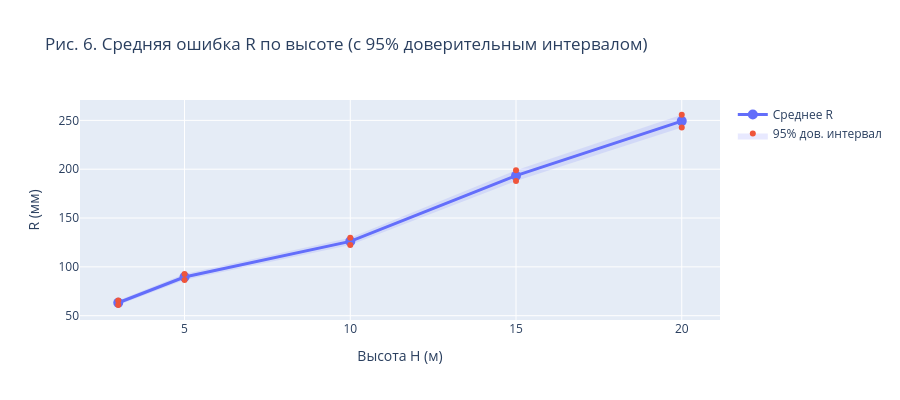

Notebook source saved alongside this figure:
### Code cell
stats_by_h = df.groupby("H")["R"].agg(["mean", "std", "count"]).reset_index()
stats_by_h["se"] = stats_by_h["std"] / np.sqrt(stats_by_h["count"])
stats_by_h["ci95"] = stats_by_h["se"] * 1.96

fig = go.Figure()
fig.add_trace(go.Scatter(
    x=stats_by_h["H"], y=stats_by_h["mean"],
    mode="lines+markers", name="Среднее R",
    line=dict(width=3), marker=dict(size=10),
))
fig.add_trace(go.Scatter(
    x=list(stats_by_h["H"]) + list(stats_by_h["H"][::-1]),
    y=list(stats_by_h["mean"] + stats_by_h["ci95"])
      + list((stats_by_h["mean"] - stats_by_h["ci95"])[::-1]),
    fill="toself", fillcolor="rgba(99,110,250,0.15)",
    line=dict(width=0), name="95% дов. интервал", showlegend=True,
))
fig.update_layout(
    title="Рис. 6. Средняя ошибка R по высоте (с 95% доверительным интервалом)",
    xaxis_title="Высота H (м)", yaxis_title="R (мм)", height=400,
)
ALL_FIGS.append(("fig_06_mean_R_ci", fig))
fig.show()

### Figure 1 — Plotly figure (JSON) as saved in the notebook; plotly's stock layout.template omitted (floating-point values rounded to 4 significant figures)
{"data": [{"line": {"width": 3}, "marker": {"size": 10}, "mode": "lines+markers", "name": "Среднее R", "type": "scatter", "x": [3, 5, 10, 15, 20], "y": [63.25, 89.62, 126.1, 193.4, 249.3]}, {"fill": "toself", "fillcolor": "rgba(99,110,250,0.15)", "line": {"width": 0}, "name": "95% дов. интервал", "showlegend": true, "type": "scatter", "x": [3, 5, 10, 15, 20, 20, 15, 10, 5, 3], "y": [65.54, 92.67, 129.8, 198.9, 255.8, 242.8, 187.8, 122.4, 86.56, 60.95]}], "layout": {"height": 400, "title": {"text": "Рис. 6. Средняя ошибка R по высоте (с 95% доверительным интервалом)"}, "xaxis": {"title": {"text": "Высота H (м)"}}, "yaxis": {"title": {"text": "R (мм)"}}}}
